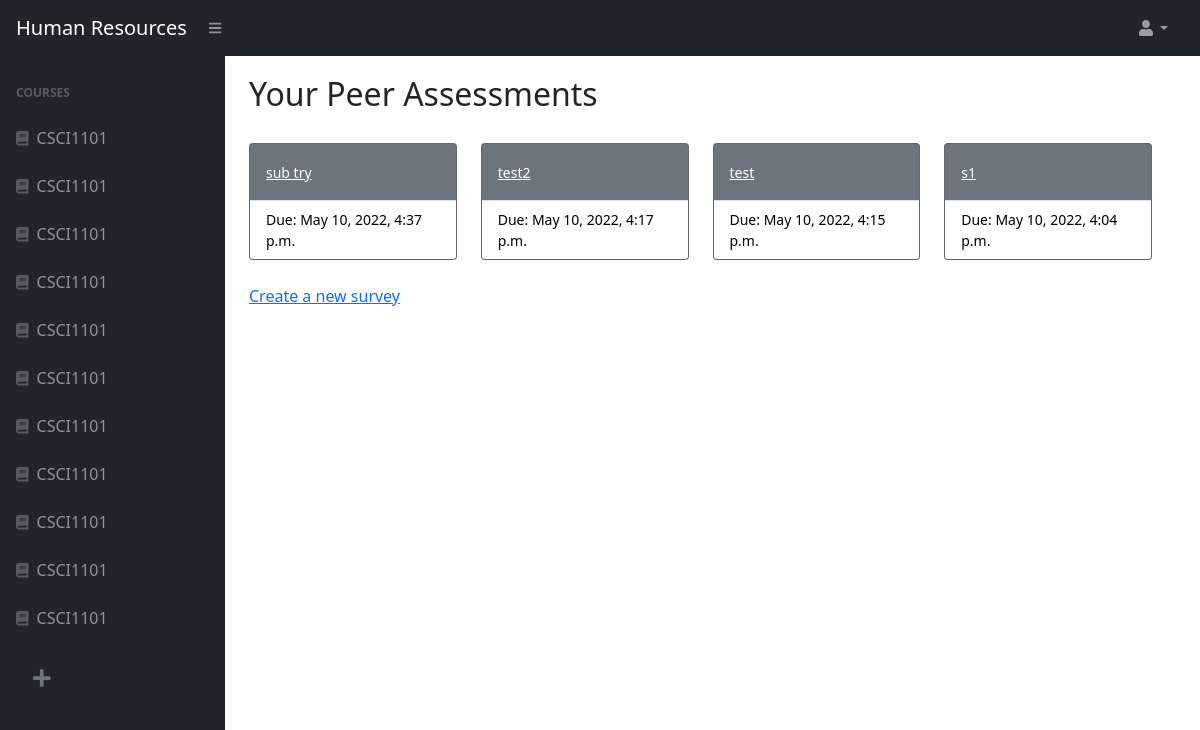
Before: /4/assessments_list/ (signed in) with the older database file.
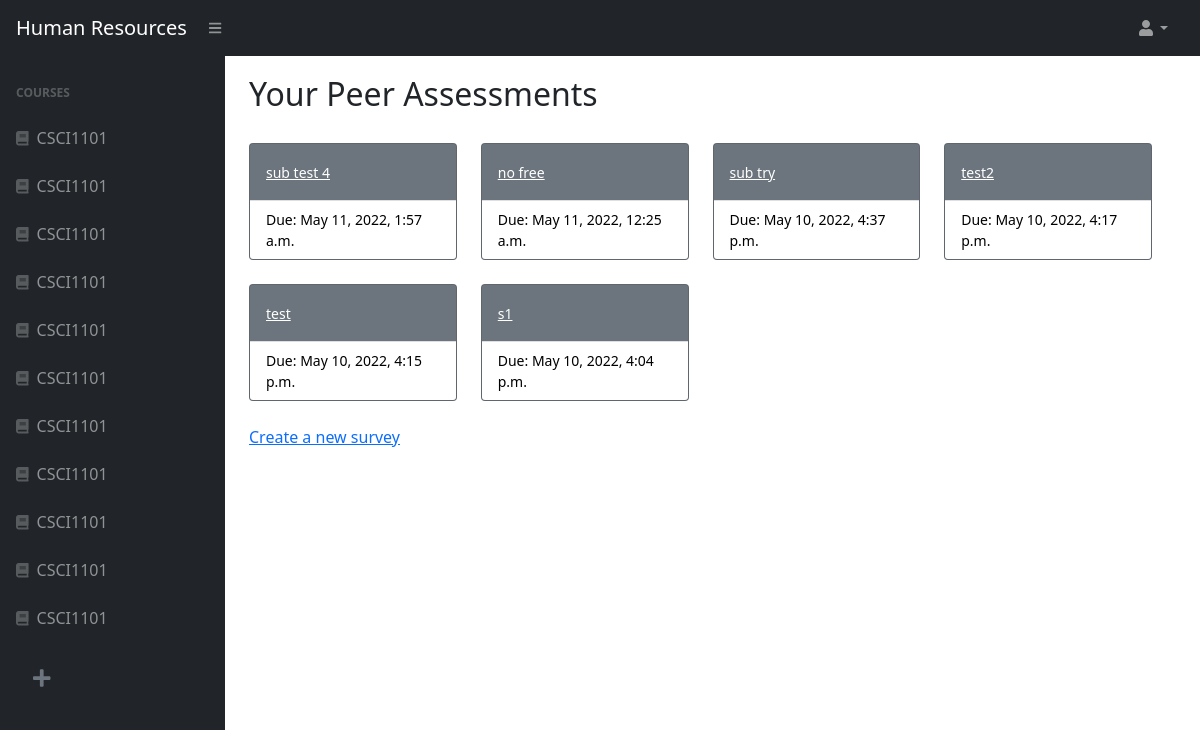
After: the same page with the newer database file.
### courses/models.py (models this page shows)
class Course(models.Model):
	SEMESTERS = (
		('FALL', 'Fall'),
		('SPRING', 'Spring'),
		('SUMMER', 'Summer'),
		('WINTER', 'Winter')
	)
	name = models.CharField(max_length=120, blank=False)
	semester 	= models.CharField(max_length=10, choices=SEMESTERS)
	year 		= models.DecimalField(max_digits=5,decimal_places=0, blank=False)
	code 		= models.CharField(max_length=30, blank=False)
	course_id 	= models.AutoField(primary_key=True)
	professor = models.EmailField(max_length=120)

### assessments/models.py (models this page shows)
class PeerAssessment(models.Model):
    title = models.CharField(max_length=64)
    is_active = models.BooleanField(default=False)
    creator = models.ForeignKey(User, on_delete=models.CASCADE,default=None)
    creation_date = models.DateTimeField(default=timezone.now)
    end_date = models.DateTimeField(default=get_week_ahead)
    course_id = models.IntegerField()

### assessments/views.py (the view)
# urls.py: path('<int:course_pk>/assessments_list/', assessment_views.assessments_list, name='assessments_list'),
@login_required
def assessments_list(request,course_pk):
    peer_assessments = PeerAssessment.objects.filter(creator=request.user).filter(course_id=course_pk).order_by("-creation_date").all()
    curr = Course.objects.get(course_id=course_pk)
    data = {
        "course_list": get_user_registrations(request),
        "invitations": get_user_invitations(request),
        "peer_assessments": peer_assessments,
        "current_course_name": curr.name,
        "course_pk": course_pk,
        "user": request.user
    }
    return render(request, "assessments/assessments_list.html", data)

### assessments/views.py (called while the page is built)
def get_user_registrations(request):
    if request.user.is_staff:
        registrations = Course.objects.filter(professor=request.user.email)
    else:
        registrations = Registration.objects.filter(student=request.user.email)
    return registrations

def get_user_invitations(request):
    invitations = []
    if not request.user.is_staff:
        invitations = Invitation.objects.filter(student=request.user.email)
    return invitations

### assessments/templates/assessments/assessments_list.html (shortened to what this page needs)
{% extends "users/home.html" %}
{% load static %}
{% load crispy_forms_tags %}
{% block course_header %}
<div class="col">
    <h1 style="font-size: 1.75rem;" style="align-items:center" class="navbar-brand d-md-inline-block ms-auto"><strong>{{current_course}}</strong></h1>
</div>
<ul class="navbar-nav ms-auto ms-md-0 me-3 me-lg-4">
    <li class="nav-item dropdown">
        <a class="nav-link dropdown-toggle" id="navbarDropdown" href="#" role="button" data-bs-toggle="dropdown" aria-expanded="false"><i class="fas fa-user fa-fw"></i></a>
    </li>
</ul>
{% endblock %}
{% block core_content %}
<div class="container-fluid px-4">
        <div class="ui left aligned basic very padded segment">
            <h2 style="margin-bottom: 30px;" class="ui header">Your Peer Assessments</h2>
                {% if peer_assessments %}
                <div class="row col-md-12">
                    {% for peer_assessment in peer_assessments %}
                    <div class="col-xl-3 col-md-6">
                        <div class="card bg-secondary text-white mb-4">
                            <div class="card-body">
                                {% if user.is_authenticated %}
                                {% if peer_assessment.is_active %}
                                <a class="small text-white stretched-link" style="z-index: 10;" href="{% url 'start_assessment' peer_assessment.pk course_pk%}">{{peer_assessment.title}}</a>
                                {% else %}
                                <a class="small text-white stretched-link" style="z-index: 10; color: white;" href="{% url 'edit_assessment' peer_assessment.pk course_pk%}">{{peer_assessment.title}}</a>
                                {% endif %}
                                {% else %}
                                {% if peer_assessment.is_active %}
                                <a class="small text-white stretched-link" style="z-index: 10;" href="{% url 'start_assessment' peer_assessment.pk course_pk%}">{{peer_assessment.title}}</a>
                                {% else %}
                                {{peer_assessment.title}}
                                {% endif %}
                                {% endif %}
                            </div>
                            <div style="background-color: white;" class="card-footer d-flex align-items-center justify-content-between small text-black">
                                {% if peer_assessment.is_active %}
                                Due: {{peer_assessment.end_date}}
                                {% else %}
                                Not Active
                                {% endif %}
                            </div>
                        </div>
                    </div>
                    {% endfor %}
                </div>
                {% else %}
                    <h2 class="ui header">
                        <div class="sub header">You don't have any peer assessments yet, try creating one first!</div>
                    </h2>
                {% endif %}
                    <a href="{% url 'create_assessment' course_pk%}">
                        <div class="ui primary button">Create a new survey</div>
                    </a>
        </div>
    </div>
</div>
                    {% endblock %}

### users/templates/users/home.html (shortened to what this page needs)
{% load static %}
{% load crispy_forms_tags %}
<!DOCTYPE html>
<html lang="en">
    <head>
        <link rel="stylesheet"  href="{%  static  'css/styles.css'  %}">
        <link href="https://cdn.jsdelivr.net/npm/simple-datatables@latest/dist/style.css" rel="stylesheet" />
    </head>
    <body class="sb-nav-fixed">
        <nav class="sb-topnav navbar navbar-expand navbar-dark bg-dark">
            <div class="col-2">
                <a class="navbar-brand ps-3" href="/">Human Resources</a>
            </div>
            <div class="col-4">
                <button class="btn btn-link btn-sm order-1 order-lg-0 me-4 me-lg-0" id="sidebarToggle" href="#!"><i class="fas fa-bars"></i></button>
            </div>
            {% block course_header %}{% endblock %}
        </nav>
        <div id="layoutSidenav">
            <div id="layoutSidenav_nav">
                <nav class="sb-sidenav accordion sb-sidenav-dark" id="sidenavAccordion">
                    <div class="sb-sidenav-menu">
                        <div class="nav">
                            <div class="sb-sidenav-menu-heading">Courses</div>
                            {% for course in course_list %}
                            <a class="nav-link" href="{% url 'assessments_list' course.course_id %}">
                                <div class="sb-nav-link-icon"><i class="fas fa-solid fa-book"></i></div>
                                {{ course.name }}
                            </a>
                            {% empty %}
                            <div style="margin-left:5%">No courses for this user</div>
                            {% endfor %}
                            {% if user.is_staff%}
                            <a class = "nav-link" href="{% url 'create_course' %}">
                                <button class="btn btn-transparent btn-lg">
                                    <i style="color:#6c757d" class="fas fa-solid fa-plus"></i>
                                </button>
                            </a>
                            {% endif %}
                        </div>
                    </div>
                </nav>
            </div>
            <div id="layoutSidenav_content">
                <main>
                    {% block core_content %}{% endblock %}
            </div>
    </body>
</html>

Changed rows visible on the page:
added PeerAssessment: title "sub test 4", end_date "May 11, 2022, 1:57 a.m."
added PeerAssessment: title "no free", end_date "May 11, 2022, 12:25 a.m."
